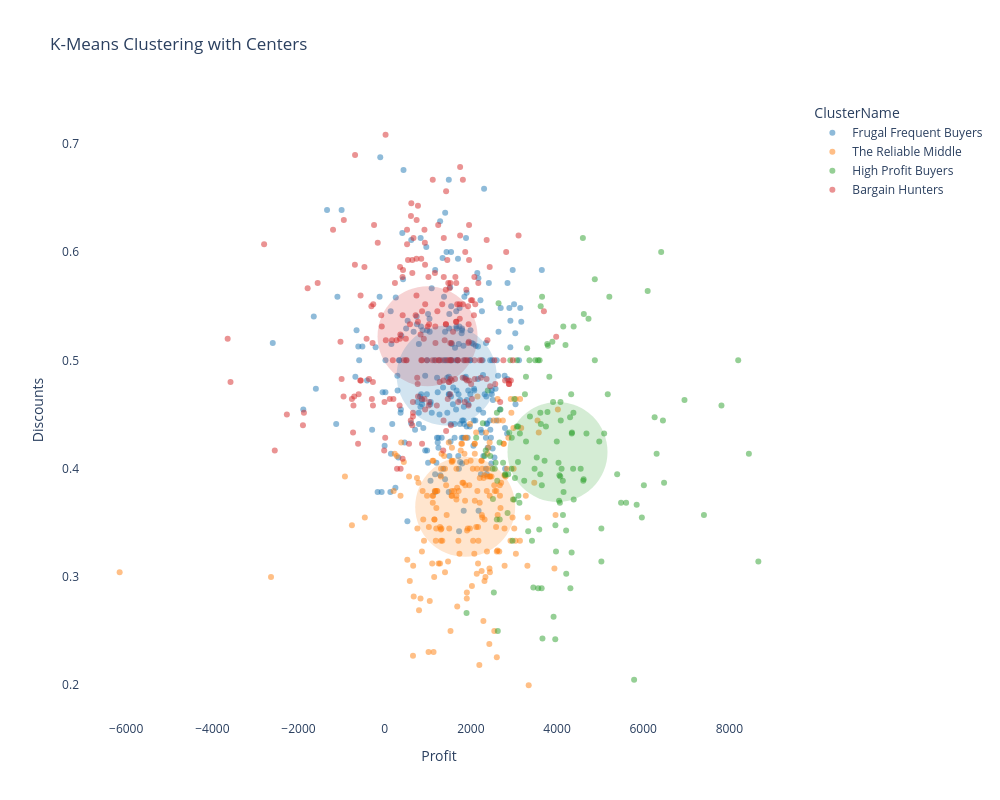

The notebook cell this image was saved under:
### Code cell
import plotly.graph_objects as go
import plotly.express as px

fig = px.scatter(odsp, 
                 x='Profit', 
                 y='Discounts', 
                 color='ClusterName',
                 opacity=0.5,
                 title='K-Means Clustering with Centers',
                 color_discrete_map=color_map,
                 width=1000, height=800)

for _, row in centers.iterrows():
    fig.add_trace(
        go.Scatter(
            x=[row["Profit"]],
            y=[row["Discounts"]],
            mode="markers",
            marker=dict(
                color=color_map[row["ClusterName"]],
                size=100,
                opacity=0.2,
                symbol="circle"
            ),
            name=f"Center {row['ClusterName']}",
            showlegend=False
        )
    )



fig.update_layout(plot_bgcolor='rgba(0,0,0,0)')
#fig.update_xaxes(type="log")

# Show the figure
fig.show()

### Figure 1 — Plotly figure (JSON) as saved in the notebook; plotly's stock layout.template omitted (floating-point values rounded to 4 significant figures; data arrays with more than 128 entries replaced by an {"elided": "..."} marker saying what was removed)
{"data": [{"hovertemplate": "ClusterName=Frugal Frequent Buyers<br>Profit=%{x}<br>Discounts=%{y}<extra></extra>", "legendgroup": "Frugal Frequent Buyers", "marker": {"color": "#1F77B4", "opacity": 0.5, "symbol": "circle"}, "mode": "markers", "name": "Frugal Frequent Buyers", "orientation": "v", "showlegend": true, "type": "scatter", "x": {"elided": "246 float values"}, "xaxis": "x", "y": {"elided": "246 float values"}, "yaxis": "y"}, {"hovertemplate": "ClusterName=The Reliable Middle<br>Profit=%{x}<br>Discounts=%{y}<extra></extra>", "legendgroup": "The Reliable Middle", "marker": {"color": "#FF7F0E", "opacity": 0.5, "symbol": "circle"}, "mode": "markers", "name": "The Reliable Middle", "orientation": "v", "showlegend": true, "type": "scatter", "x": {"elided": "197 float values"}, "xaxis": "x", "y": {"elided": "197 float values"}, "yaxis": "y"}, {"hovertemplate": "ClusterName=High Profit Buyers<br>Profit=%{x}<br>Discounts=%{y}<extra></extra>", "legendgroup": "High Profit Buyers", "marker": {"color": "#2CA02C", "opacity": 0.5, "symbol": "circle"}, "mode": "markers", "name": "High Profit Buyers", "orientation": "v", "showlegend": true, "type": "scatter", "x": {"elided": "138 float values"}, "xaxis": "x", "y": {"elided": "138 float values"}, "yaxis": "y"}, {"hovertemplate": "ClusterName=Bargain Hunters<br>Profit=%{x}<br>Discounts=%{y}<extra></extra>", "legendgroup": "Bargain Hunters", "marker": {"color": "#D62728", "opacity": 0.5, "symbol": "circle"}, "mode": "markers", "name": "Bargain Hunters", "orientation": "v", "showlegend": true, "type": "scatter", "x": {"elided": "214 float values"}, "xaxis": "x", "y": {"elided": "214 float values"}, "yaxis": "y"}, {"marker": {"color": "#2CA02C", "opacity": 0.2, "size": 100, "symbol": "circle"}, "mode": "markers", "name": "Center High Profit Buyers", "showlegend": false, "type": "scatter", "x": [4011.0], "y": [0.4154]}, {"marker": {"color": "#D62728", "opacity": 0.2, "size": 100, "symbol": "circle"}, "mode": "markers", "name": "Center Bargain Hunters", "showlegend": false, "type": "scatter", "x": [995.0], "y": [0.5223]}, {"marker": {"color": "#FF7F0E", "opacity": 0.2, "size": 100, "symbol": "circle"}, "mode": "markers", "name": "Center The Reliable Middle", "showlegend": false, "type": "scatter", "x": [1869.0], "y": [0.3648]}, {"marker": {"color": "#1F77B4", "opacity": 0.2, "size": 100, "symbol": "circle"}, "mode": "markers", "name": "Center Frugal Frequent Buyers", "showlegend": false, "type": "scatter", "x": [1438.0], "y": [0.486]}], "layout": {"height": 800, "legend": {"title": {"text": "ClusterName"}, "tracegroupgap": 0}, "plot_bgcolor": "rgba(0,0,0,0)", "title": {"text": "K-Means Clustering with Centers"}, "width": 1000, "xaxis": {"anchor": "y", "domain": [0, 1], "title": {"text": "Profit"}}, "yaxis": {"anchor": "x", "domain": [0, 1], "title": {"text": "Discounts"}}}}
